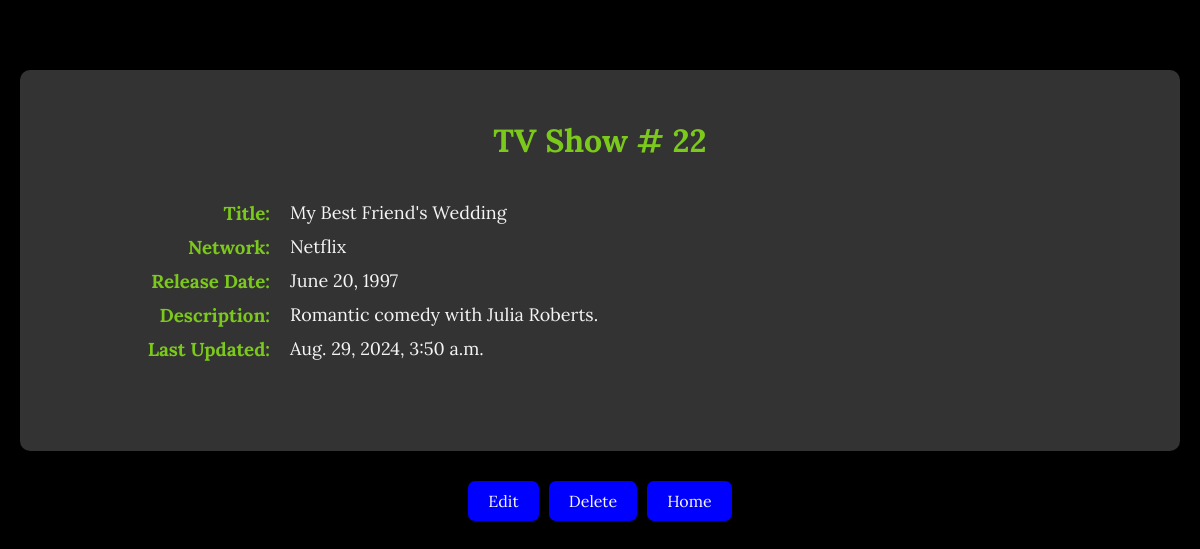
/shows/22/show, run on the app's committed database.
### semi_restful_validated_app/models.py (models this page shows, shortened)
class Show(models.Model):
    title = models.CharField(max_length=255)
    network = models.CharField(max_length=255)
    release_date = models.DateField()
    description = models.CharField(max_length=255)
    objects = ShowManager()
    created_at = models.DateTimeField(auto_now_add=True)
    updated_at = models.DateTimeField(auto_now=True)

### semi_restful_validated_app/views.py (the view)
# urls.py: path('shows/<int:show_id>/show', views.show, name='show'),  # Display specific show details
def show(request, show_id):
    one_show = Show.objects.get(id=show_id)
    context = {
        'show': one_show
    }
    return render(request, 'tv_show.html', context)

### semi_restful_validated_app/templates/tv_show.html (shortened to what this page needs)
<!DOCTYPE html>
<html lang="en">
<head>
    {% load static %}
    <link rel="stylesheet" href="{% static 'css/tvShow.css' %}">
</head>
<body>
    <div class="container">
        <div class="main">
                <h1>TV Show # {{show.id}}</h1>
                <div class="content">
                    <div>
                        <h3>Title:</h3>
                        <p>{{ show.title }}</p>
                    </div>
                    <div>
                        <h3>Network:</h3>
                        <p>{{ show.network }}</p>
                    </div>
                    <div>
                        <h3>Release Date:</h3>
                        <p>{{ show.release_date }}</p>
                    </div>
                    <div>
                        <h3>Description:</h3>
                        <p>{{ show.description }}</p>
                    </div>
                    <div>
                        <h3>Last Updated:</h3>
                        <p>{{ show.updated_at }}</p>
                    </div>
                </div>
        </div>
        <div class="button-wrapper">
            <a href="{% url 'edit' show.id %}">
                <button class="btn" type="button">Edit</button>
            </a>
            <form method="POST" id="delete_btn" action="{% url 'delete' show.id %}">
                <button type="submit" class="btn"
                    onclick="return confirm('Are you sure you want to delete this show?');">Delete</button>
            </form>
            <button class="btn" type="button" onclick="window.location.href='{% url 'index' %}'">Home</button>
        </div>
    </div>
</body>
</html>

### semi_restful_validated_app/static/css/tvShow.css (style rules this page uses)
* { margin: 0; padding: 0; box-sizing: border-box; font-family: Lora, serif; }
.container { display: flex; flex-direction: column; align-items: center; background-color: black; min-height: 100vh; padding: 20px; }
.main { display: flex; flex-direction: column; margin-top: 50px; background-color: #333; padding: 50px 120px 50px 120px; border-radius: 10px; width: 100%; }
h1 { color: rgb(123, 202, 27); margin: 0 auto; margin-bottom: 40px; }
.content { color: whitesmoke; display: flex; flex-direction: column; margin-bottom: 30px; }
.content > div { display: flex; align-items: flex-start; margin-bottom: 10px; }
h3 { color: rgb(123, 202, 27); margin: 0; min-width: 150px; text-align: right; padding-right: 20px; }
p { margin: 0; flex: 1; font-size: large; }
.button-wrapper { display: flex; justify-content: center; gap: 10px; margin: 30px 0 20px 0; }
.btn { background-color: blue; color: whitesmoke; padding: 10px 20px; border: none; border-radius: 7px; cursor: pointer; font-size: 16px; transition: background-color 0.3s; }

### data on the page
Show: id "22", title "My Best Friend's Wedding", network "Netflix", release_date "June 20, 1997", description "Romantic comedy with Julia Roberts.", updated_at "Aug. 29, 2024, 3:50 a.m."
